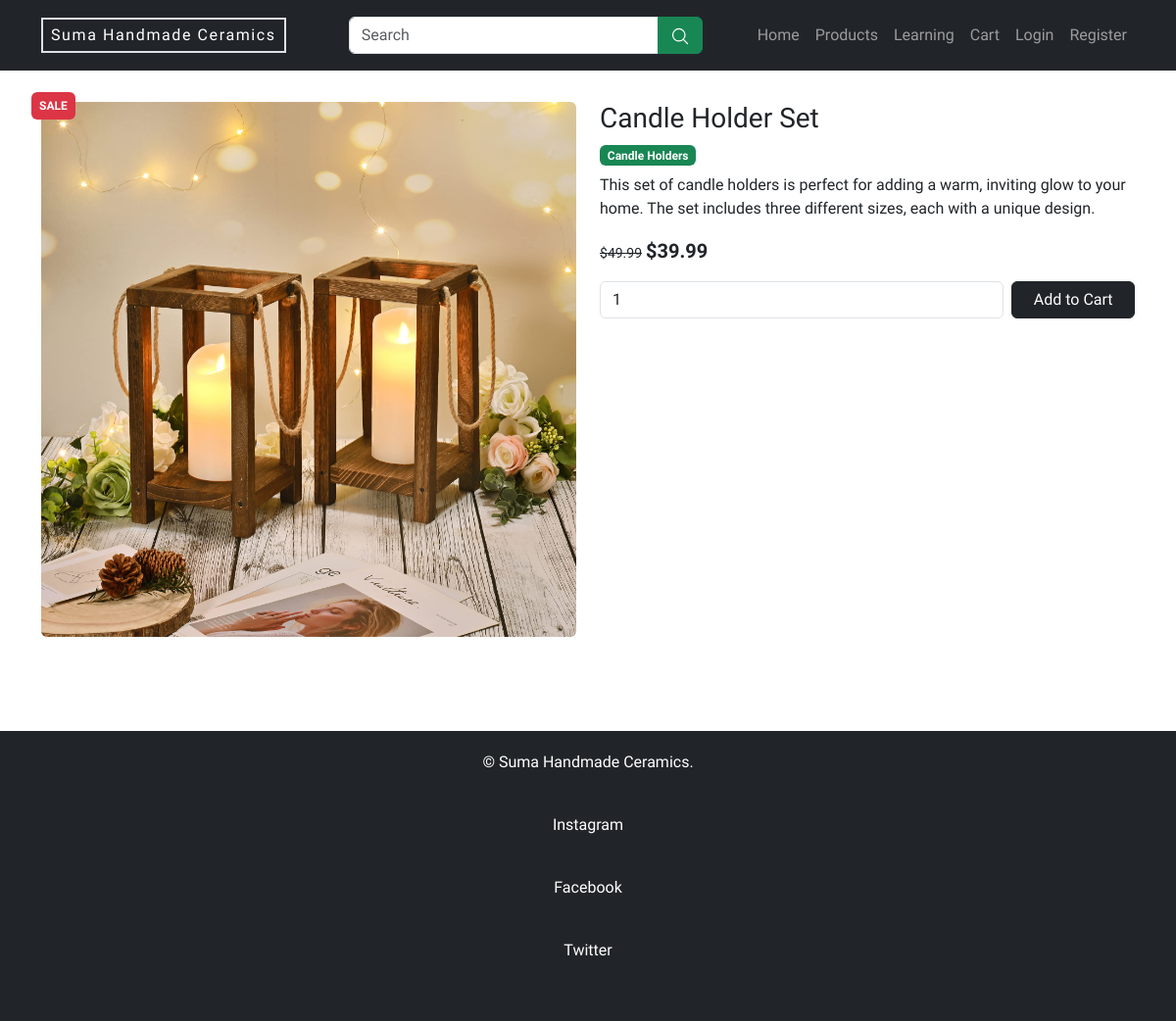
Page /details.php?pid=4 on the committed database.
### tables this page shows
CREATE TABLE products (
  id INT AUTO_INCREMENT PRIMARY KEY,
  title VARCHAR(255) NOT NULL,
  img_url VARCHAR(255) NOT NULL,
  description text NOT NULL,
  category VARCHAR(50) NOT NULL,
  price VARCHAR(10) NOT NULL,
  on_sale TINYINT(1) NOT NULL
);

### classes/db_conn.php (called while the page is built, shortened)
<?php
class DatabaseConn
{
    private $pdo;
    function __construct()
    {
        $pdo = new PDO("mysql:host=".DATABASE_HOST.";dbname=".DATABASE_NAME, DATABASE_USER, DATABASE_PASSWORD)
        or
        die('Database Error Occured');
        $this->pdo = $pdo;
    }
    function get_db_conn(){
        return $this->pdo;
    }
}
?>

### classes/product.php (called while the page is built, shortened)
<?php
class Product
{
    private $db;
    function __construct(PDO $pdo)
    {
        $this->db = $pdo;
    }
    function get_product($id)
    {
        $stmt = $this->db->prepare("SELECT * FROM products WHERE id = :id");
        $stmt->bindParam(':id', $id);
        $stmt->execute();
        return $stmt->fetch();
    }
}
?>

### details.php (the view, shortened to what this page needs)
<?php
include("includes/header.php");
include("classes/db_conn.php");
include("classes/product.php");
$db_conn = new DatabaseConn();
$product_obj = new Product($db_conn->get_db_conn());
$product_id = $_GET['pid'];
$product = $product_obj->get_product($product_id);
?>
<div class="container my-5">
       <div class="row">
        <div class="col-md-6">
            <div class="position-relative">
                <?php if($product[6] == true): ?>
                    <span class="badge bg-danger position-absolute top-0 start-0 p-2 lead" style="transform: translate(-10px, -10px);">SALE</span>
                <?php endif; ?>
                <img src="<?php echo "images/$product[2]"; ?>" class="w-100 rounded mb-4 mb-lg-5" alt="<?php echo $product[1]; ?>">
            </div>
        </div>
        <div class="col-md-6">
            <h3 class="mb-2">
                <?php echo $product['title']; ?>
            </h3>
            <p class="badge bg-success mb-2"><?php echo $product[4]; ?></p>
            <p><?php echo $product[3]; ?></p>
            <p>
                <?php if($product[6] == true): ?>
                    <del class="small">$<?php echo number_format($product[5] + $product[5] * 0.25, 2); ?></del>
                <?php endif; ?>
                <span class="fw-bold fs-5">$<?php echo $product['price']; ?></span>
            </p>
            <form method="post" action="cart.php" class="d-flex">
                <input type="number" id="qty" name="qty" class="form-control" value="1" min="1" max="10">
                <button type="submit" name="add_to_cart" class="btn btn-dark ms-2" style="width: 160px;">Add to Cart</button>
            </form>
        </div>
    </div>
</div>
<?php
include 'includes/footer.php';
?>

### includes/header.php (style rules this page uses)
:root { --bs-body-font-family: "Libre Franklin", sans-serif; }
body { padding-top: 56px; }

### rows in the picture
products: img_url (picture), title "Candle Holder Set", category "Candle Holders", description "This set of candle holders is perfect for adding a warm, inviting glow to your home. The set includes three different sizes, each with a unique design.", $product[5] + $product[5] * 0.25 "49.99", price "39.99"
